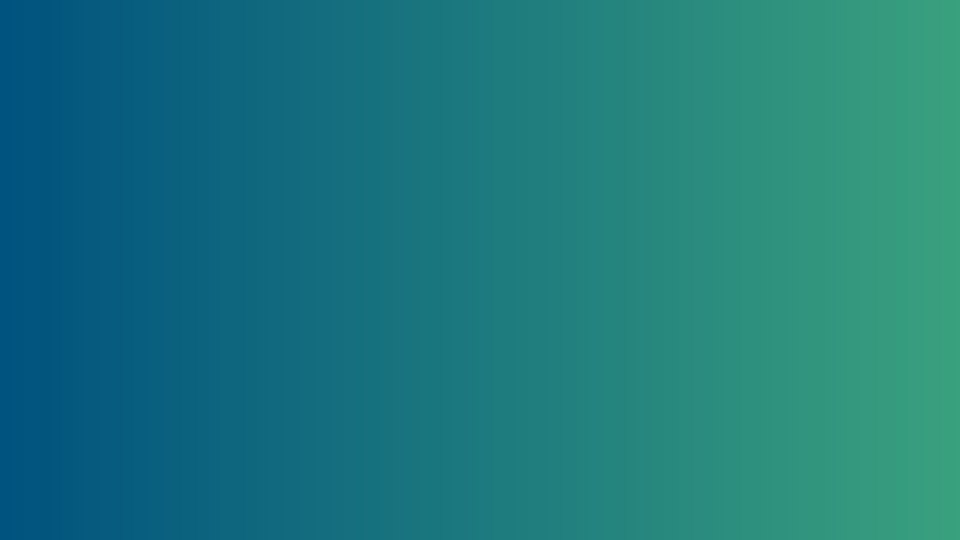
#> input picture bot/modules/countdown/cover.png, 1920 x 1080 px (shown at 1/2 size)
$ python public.py
#> lines starting #> are read from the running program, lines starting #| are printed output that depends on the picture
from PIL import Image, ImageFilter, ImageDraw, ImageFont
import os, datetime

path = os.path.dirname(os.path.abspath(__file__))
tzone = datetime.timedelta(hours=6)
now = datetime.datetime.now()

config = {
	'margin': 50,
	'height': 140,
	'tstart': 180,
	'tmargin': 10,
	'width': 900
}

counters = {
	'До городской олимпы': datetime.datetime(2017, 2, 27),
	'До начала каникул': datetime.datetime(2017, 3, 20),
	'До начала лета': datetime.datetime(2017, 6, 1),
	# 'До городской олим': datetime.datetime(2017, 2, 27)

}

headerText = 'M' + datetime.datetime.now(datetime.timezone(datetime.timedelta(hours=6))).strftime("%d/%m/%y %H:%M")
textSize = 100

def genImage():
	photos_path = path + '/../../tmp/public.png'
	im = Image.open(path + '/cover.png')
#> im is the input picture: PIL image 1920x1080 RGBA; mean R, G, B, A 28.5, 121.5, 126, 255
	im_w, im_h = im.size
#> im_w = 1920; im_h = 1080
	draw = ImageDraw.Draw(im)
	draw.line([
		config['width'],
		config['height'] + config['margin'],
		config['width'],
		im_h - config['margin']
		], fill='white', width=10)

	draw.line([
		config['margin'],
		config['height'],
		im_w - config['margin'],
		config['height']
		], fill='white', width=10)

	font = ImageFont.truetype(path+'/BebasNeue2.ttf', textSize)
	draw.text((config['margin'], config['height']/2 - textSize/2), headerText, fill="white", font=font)

	start = config['tstart']
	for c in counters:
		date = counters[c] - now + tzone
		date = str(date.days) + 'д.'
		# text = '{}: {}д'.format(c, date.days)
		draw.text((config['margin'], start), c, fill="white", font=font)
		draw.text((config['margin'] + config['width'], start), date, fill="white", font=font)
		start += config['tmargin']*2 + textSize
#> after the loop, start = 540


	im.save(photos_path, 'PNG')
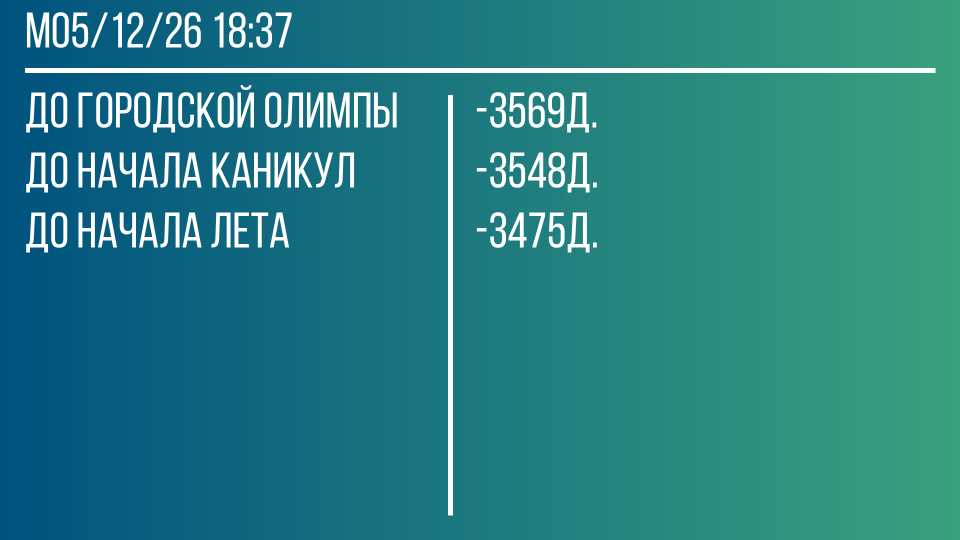
#> saved as public.png: PIL image 1920x1080 RGBA (shown at 1/2 size); mean R, G, B, A 41.1, 129.3, 132.8, 255

genImage()
